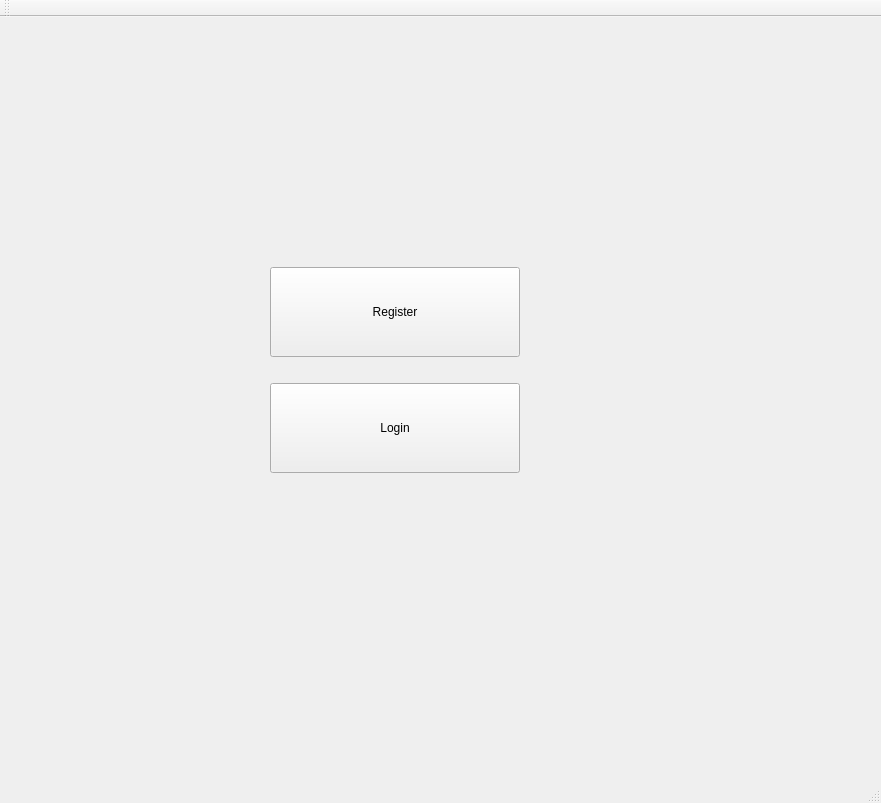
<?xml version="1.0" encoding="UTF-8"?>
<ui version="4.0">
 <class>MainWindow</class>
 <widget class="QMainWindow" name="MainWindow">
  <property name="geometry">
   <rect>
    <x>0</x>
    <y>0</y>
    <width>881</width>
    <height>803</height>
   </rect>
  </property>
  <property name="minimumSize">
   <size>
    <width>551</width>
    <height>503</height>
   </size>
  </property>
  <property name="maximumSize">
   <size>
    <width>1200</width>
    <height>1200</height>
   </size>
  </property>
  <property name="sizeIncrement">
   <size>
    <width>0</width>
    <height>0</height>
   </size>
  </property>
  <property name="windowTitle">
   <string>MainWindow</string>
  </property>
  <property name="autoFillBackground">
   <bool>true</bool>
  </property>
  <widget class="QWidget" name="centralwidget">
   <property name="maximumSize">
    <size>
     <width>1200</width>
     <height>1200</height>
    </size>
   </property>
   <widget class="QPushButton" name="LoginButton">
    <property name="geometry">
     <rect>
      <x>270</x>
      <y>366</y>
      <width>250</width>
      <height>90</height>
     </rect>
    </property>
    <property name="sizePolicy">
     <sizepolicy hsizetype="Minimum" vsizetype="Fixed">
      <horstretch>0</horstretch>
      <verstretch>0</verstretch>
     </sizepolicy>
    </property>
    <property name="minimumSize">
     <size>
      <width>0</width>
      <height>0</height>
     </size>
    </property>
    <property name="maximumSize">
     <size>
      <width>2250</width>
      <height>250</height>
     </size>
    </property>
    <property name="text">
     <string>Login</string>
    </property>
   </widget>
   <widget class="QPushButton" name="RegisterButton">
    <property name="enabled">
     <bool>true</bool>
    </property>
    <property name="geometry">
     <rect>
      <x>270</x>
      <y>250</y>
      <width>250</width>
      <height>90</height>
     </rect>
    </property>
    <property name="text">
     <string>Register</string>
    </property>
   </widget>
  </widget>
  <widget class="QStatusBar" name="statusbar"/>
  <widget class="QToolBar" name="toolBar">
   <property name="windowTitle">
    <string>toolBar</string>
   </property>
   <attribute name="toolBarArea">
    <enum>TopToolBarArea</enum>
   </attribute>
   <attribute name="toolBarBreak">
    <bool>false</bool>
   </attribute>
  </widget>
 </widget>
 <resources/>
 <connections/>
</ui>
